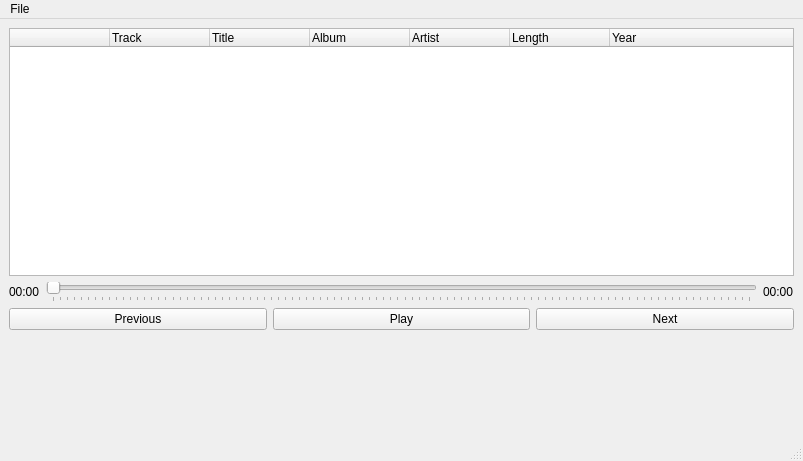
<?xml version="1.0" encoding="UTF-8"?>
<ui version="4.0">
 <class>MainWindow</class>
 <widget class="QMainWindow" name="MainWindow">
  <property name="geometry">
   <rect>
    <x>0</x>
    <y>0</y>
    <width>803</width>
    <height>461</height>
   </rect>
  </property>
  <property name="windowTitle">
   <string>MainWindow</string>
  </property>
  <widget class="QWidget" name="centralwidget">
   <layout class="QVBoxLayout" name="verticalLayout_2">
    <item>
     <widget class="QTreeWidget" name="treeWidget">
      <property name="alternatingRowColors">
       <bool>true</bool>
      </property>
      <property name="selectionMode">
       <enum>QAbstractItemView::ExtendedSelection</enum>
      </property>
      <property name="rootIsDecorated">
       <bool>false</bool>
      </property>
      <property name="allColumnsShowFocus">
       <bool>true</bool>
      </property>
      <property name="headerHidden">
       <bool>false</bool>
      </property>
      <column>
       <property name="text">
        <string> </string>
       </property>
      </column>
      <column>
       <property name="text">
        <string>Track</string>
       </property>
      </column>
      <column>
       <property name="text">
        <string>Title</string>
       </property>
      </column>
      <column>
       <property name="text">
        <string>Album</string>
       </property>
      </column>
      <column>
       <property name="text">
        <string>Artist</string>
       </property>
      </column>
      <column>
       <property name="text">
        <string>Length</string>
       </property>
      </column>
      <column>
       <property name="text">
        <string>Year</string>
       </property>
      </column>
     </widget>
    </item>
    <item>
     <layout class="QHBoxLayout" name="horizontalLayout_3">
      <item>
       <widget class="QLabel" name="positionTimer">
        <property name="text">
         <string>00:00</string>
        </property>
       </widget>
      </item>
      <item>
       <widget class="QSlider" name="positionSlider">
        <property name="pageStep">
         <number>1</number>
        </property>
        <property name="orientation">
         <enum>Qt::Horizontal</enum>
        </property>
        <property name="tickPosition">
         <enum>QSlider::TicksBelow</enum>
        </property>
       </widget>
      </item>
      <item>
       <widget class="QLabel" name="fixedTimer">
        <property name="text">
         <string>00:00</string>
        </property>
       </widget>
      </item>
     </layout>
    </item>
    <item>
     <layout class="QHBoxLayout" name="horizontalLayout">
      <item>
       <widget class="QPushButton" name="previousButton">
        <property name="text">
         <string>Previous</string>
        </property>
       </widget>
      </item>
      <item>
       <widget class="QPushButton" name="playPauseButton">
        <property name="text">
         <string>Play</string>
        </property>
       </widget>
      </item>
      <item>
       <widget class="QPushButton" name="nextButton">
        <property name="text">
         <string>Next</string>
        </property>
       </widget>
      </item>
     </layout>
    </item>
    <item>
     <layout class="QVBoxLayout" name="verticalLayout">
      <item>
       <widget class="QLabel" name="label">
        <property name="text">
         <string/>
        </property>
       </widget>
      </item>
      <item alignment="Qt::AlignHCenter">
       <widget class="QLabel" name="playingStatus">
        <property name="text">
         <string/>
        </property>
       </widget>
      </item>
      <item alignment="Qt::AlignHCenter">
       <widget class="QLabel" name="nameStatus">
        <property name="text">
         <string/>
        </property>
       </widget>
      </item>
      <item alignment="Qt::AlignHCenter">
       <widget class="QLabel" name="artistStatus">
        <property name="text">
         <string/>
        </property>
       </widget>
      </item>
      <item alignment="Qt::AlignHCenter">
       <widget class="QLabel" name="albumStatus">
        <property name="text">
         <string/>
        </property>
       </widget>
      </item>
     </layout>
    </item>
   </layout>
  </widget>
  <widget class="QMenuBar" name="menubar">
   <property name="geometry">
    <rect>
     <x>0</x>
     <y>0</y>
     <width>803</width>
     <height>30</height>
    </rect>
   </property>
   <widget class="QMenu" name="menuFile">
    <property name="title">
     <string>File</string>
    </property>
    <addaction name="actionOpen_File"/>
    <addaction name="actionSave"/>
    <addaction name="actionSave_As"/>
    <addaction name="actionExit"/>
   </widget>
   <addaction name="menuFile"/>
  </widget>
  <widget class="QStatusBar" name="statusbar"/>
  <action name="actionSave">
   <property name="text">
    <string>Save</string>
   </property>
  </action>
  <action name="actionSave_As">
   <property name="text">
    <string>Save As</string>
   </property>
  </action>
  <action name="actionOpen_File">
   <property name="text">
    <string>Open File</string>
   </property>
  </action>
  <action name="actionExit">
   <property name="text">
    <string>Exit</string>
   </property>
  </action>
 </widget>
 <resources/>
 <connections/>
</ui>
